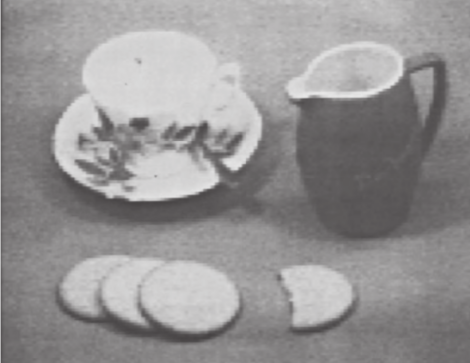
#> input picture tarea2/img/tazas.png, 470 x 363 px
$ python operadores.py ../tarea2/img/tazas.png   (Python 2 division)
#> lines starting #> are read from the running program, lines starting #| are printed output that depends on the picture
#!/usr/bin/python
#-*- coding: utf-8 -*-

from PIL import Image
from sys import argv
import math
from matplotlib.pylab import hist, show
import cv
from numpy import *
'''
Clase que tiene los operadores encargados para la tarea 1:
  Operaciones:
     Individual
        - Shifting horizontal
        - Shifting vertical
        - Shifting diagonal
        - Oscurecer una imagen (ya)
        - Presentar una imagen con su reflejo.(ya)
        - Presentar uan imagen con su inversion vertical-horizontal (esto no es voltear la imagen vertica horizontal??, NO EL EFECTO ESPEJO HORIZONTAL VERTICAL) (ya???)
     Grupal
      Permitir al usuario elegir entre diferentes operaciones
        - Aclarado (ya)
        - Copiado (ya)
        - Escala de grises (ya)
        - Imagen binaria (ya) => umbral???
        - Umbral (ver diapositiva 47) es para obtener bordes (ya)
        - Negativo (ya)
        - Elongación o contraste de una imagen*  (cuando se tiene un rango ej 100 - 125 a 50 a 200)
             Q0 = P0 *gamma + beta
'''
class Operador():
    def __init__(self,image):
        self.i = image
#> self.i is the input picture: PIL image 470x363 RGB; mean R, G, B 149.4, 147.6, 148
        self.w = image.size[0]
#> self.w = 470
        self.h = image.size[1]
#> self.h = 363
        self.newIm = Image.new(self.i.mode, self.i.size)
#> self.newIm: PIL image 470x363 RGB; every value is 0


    def mirrorHorizontal(self):
        w = self.w * 2
#> w = 940
        h = self.h
#> h = 363
        newIm = Image.new(self.i.mode, (w,h))
#> newIm: PIL image 940x363 RGB; every value is 0
        matriz = self.i.load()
        for x in xrange(self.w):
            for y in xrange(self.h):
                r = matriz[x,y][0]
                g = matriz[x,y][1]
                b = matriz[x,y][2]
                newIm.putpixel((x,y),(r,g,b))
                newIm.putpixel((w-x-1,y),(r,g,b))
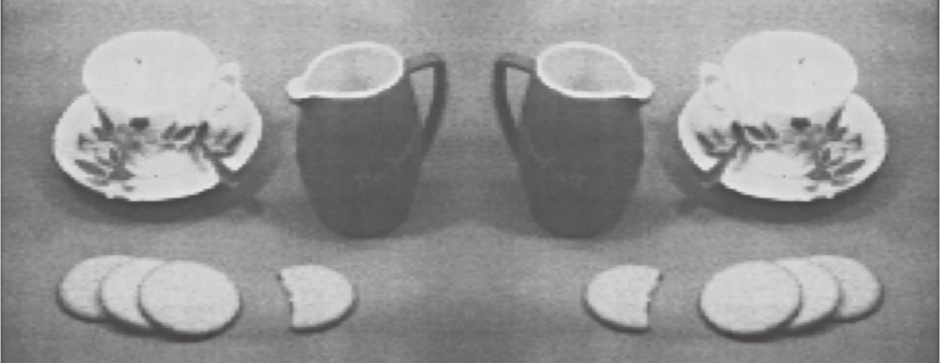
#> newIm: PIL image 940x363 RGB; mean R, G, B 149.4, 147.6, 148
        newIm.save("fldrimg/espejo",self.i.format)

    def mirrorVertical(self):
        matriz = self.i.load()
        for x in xrange(self.w):
            for y in xrange(self.h):
                r = matriz[x,y][0]
                g = matriz[x,y][1]
                b = matriz[x,y][2]
                self.newIm.putpixel((self.w-x-1,self.h-y-1),(r,g,b))
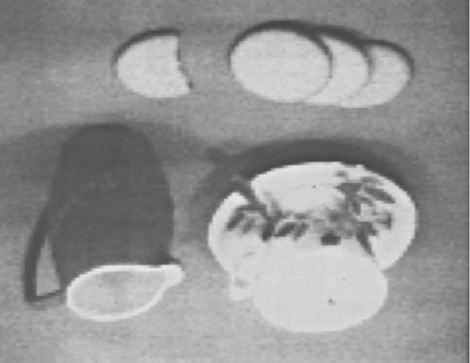
#> self.newIm: PIL image 470x363 RGB; mean R, G, B 149.4, 147.6, 148
        self.newIm.save("fldrimg/vertical",self.i.format)

    def umbral(self):
        print 'umbral'
        UMBRAL = 127
        for x in xrange(self.w):
            for y in xrange(self.h):
                r,g,b = self.i.getpixel((x,y))
                if (r+g+b)/3 > UMBRAL:
                    self.newIm.putpixel((x,y),(255,255,255))
                else:
                    self.newIm.putpixel((x,y),(0,0,0))
        self.newIm.save("fldrimg/umbral",self.i.format)


def main():
    nameIm = argv[1]
    print "My image: ", nameIm
    operador = Operador(Image.open(nameIm))
    # [4 lines of commented-out code are left out]
    operador.mirrorHorizontal()
    operador.mirrorVertical()
if __name__ == '__main__':
  main()
